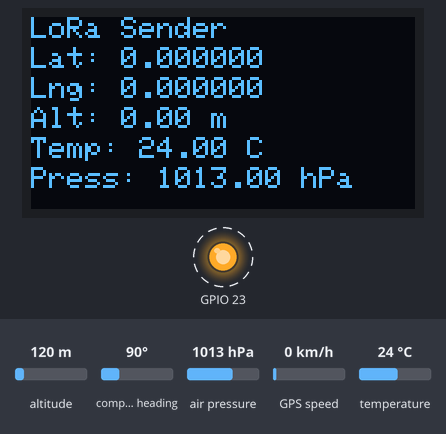
Simulated run of this program. Board: ESP32. Parts: 128×64 one-colour display, output pins drawn as LEDs (lit = HIGH). Dashed ring = blinking. Inputs (shaded band) come from the test bench; at power-on: altitude 120 m, air pressure 1013 hPa, temperature 24 °C, compass heading 90°, GPS speed 0 km/h. Storage starts empty; the GPS gets a fix after 3 s at 37.7749, -122.4194 with 8 satellites; no radio packets arrive unless stated; what the program prints to the serial monitor is not drawn.

Above: at 4.3 s.
4.4 s: altitude set to 20 m
At 6.2 s:
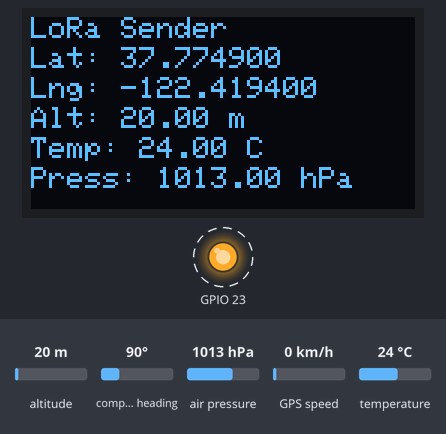
6.8 s: air pressure set to 952 hPa
At 8.2 s:
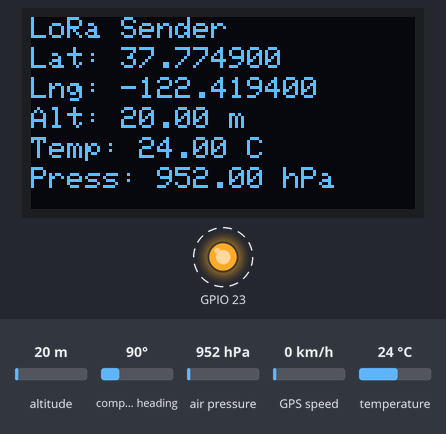
9.2 s: altitude set to 250 m
At 11.3 s:
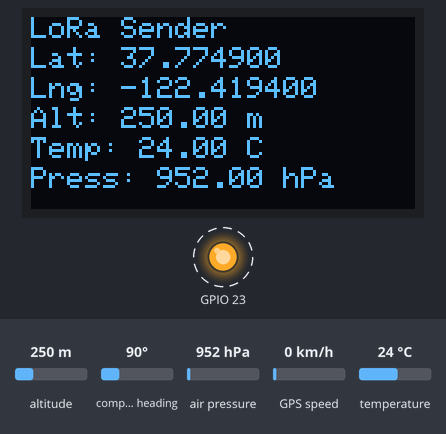
13.4 s: temperature set to 12 °C
At 14.7 s:
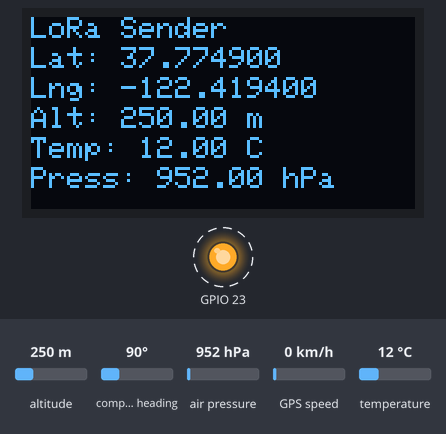
15.7 s: air pressure set to 975 hPa
At 18.1 s:
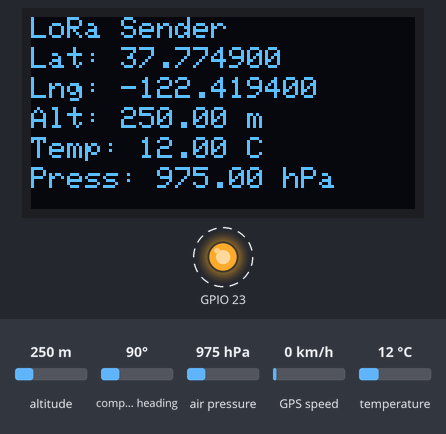
Timing chart, 0 to 19.2 s (numbered marks = the images above; inputs shaded):
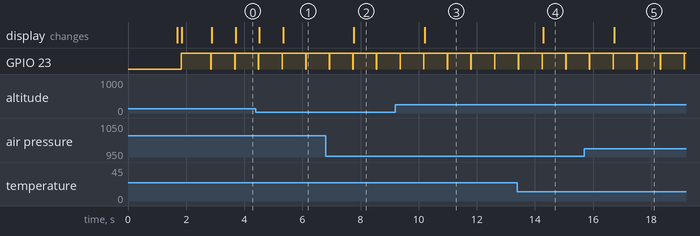

Measured:
- after the input at 4.4 s, the display: first differs from a run without the input after 0.94 s (image 1)
- after the input at 6.8 s, the display: changes after 0.97 s (image 2)
- after the input at 9.2 s, the display: changes after 1.0 s (image 3)
- after the input at 13.4 s, the display: changes after 0.88 s (image 4)
- after the input at 15.7 s, the display: changes after 1.0 s (image 5)
- by itself, GPIO 23: alternates HIGH for 0.80 s and LOW for 0.01 s

The program:

main.cpp
```cpp
// (licence header left out)
#include "config.hpp"

/**
 * @brief Setup function executed once at the start of the program.
 */
void setup() {
    // Initialize Serial communication for debugging
    Serial.begin(115200);
    while (!Serial); // Wait until Serial is ready
    Serial.println("Hardware Serial Began");

    // Initialize GPS module with specified baud rate
    gpsHandler.initialize(GPS_BAUD);

    // Initialize OLED display
    if (!oledHandler.begin()) {
        Serial.println("OLED initialization failed");
        while (1); // Halt execution if OLED fails
    }
    oledHandler.printText(OLEDHandler::row1, "Initializing...", 1);
    oledHandler.display();

    // Initialize BMP280 sensor
    bmpHandler.begin();
    oledHandler.printText(OLEDHandler::row2, "BMP280 Ready!", 1);
    oledHandler.display();

    // Start SPI communication and initialize the SD card
    Serial.println("LoRa Sender Test");
    Serial.println("Initializing SD card...");
    if (!sdHandler.initialize()) {
        Serial.println("SD card initialization failed!");
    } else {
        Serial.println("SD card initialized.");
        oledHandler.printText(OLEDHandler::row3, "SD Card OK!", 1);
        oledHandler.display();
        delay(1000);

        // Create a new file on the SD card
        if (sdHandler.createFile("/CS2425.TXT")) {
            Serial.println("CS2425.TXT created successfully.");
            oledHandler.printText(OLEDHandler::row4, "File Created!", 1);
            oledHandler.display();
        } else {
            Serial.println("Error creating CS2425.TXT.");
        }
    }

    // Initialize LoRa communication
    if (!loraHandler.initialize()) {
        Serial.println("LoRa initialization failed!");
    } else {
        Serial.println("LoRa initialized successfully!");
    }

    Serial.println("Setup done!");
}

/**
 * @brief Main program loop executed repeatedly after setup.
 */
void loop() {
    // Read data from the BMP280 sensor (temperature and pressure)
    BMP280Data data = bmpHandler.getData();

    // Variables for GPS data
    double latitude, longitude, altitude;
    int day, month, year, hour, minute, second;
    double speedKPH, course, pressure, temperature;
    uint32_t satellites;

    // Read pressure and temperature from BMP280
    pressure = data.pressure;
    temperature = data.temperature;

    // Read data from the GPS module
    gpsHandler.readGPS(latitude, longitude, day, month, year, hour, minute, second,
                        speedKPH, course, altitude, satellites);

    // Create a formatted string of data
    String dataString = Utils::createDataString(messageNumber, latitude, longitude, day, month, year,
                                                hour, minute, second, speedKPH, course, altitude,
                                                satellites, pressure, temperature);

    // Print the data string for debugging
    Serial.println(dataString);

    // Encode the data string using Reed-Solomon error correction
    Utils::encodeMessage(dataString, message, messageSize, encoded, sizeof(encoded), rs);

    // Print the encoded message for debugging
    // Serial.print("Encoded message (Reed-Solomon): ");
    // Serial.write(encoded, sizeof(encoded));
    // Serial.println();

    // Transmit the encoded message via LoRa
    loraHandler.sendPacketWithPrint(encoded, sizeof(encoded));
    Serial.println("Reed-Solomon Message Sent.");

    // Encode the data using Turbo Codes
    TurboCodec codec;
    std::string encodedMessage = codec.encode(dataString.c_str());

    // Print the Turbo Codes encoded message
    Serial.print("Turbo Codes Encoded Message: ");
    Serial.println(encodedMessage.c_str());

    // Convert the Turbo Codes message into a byte format for LoRa transmission
    std::vector<uint8_t> byteMessage;
    std::vector<uint8_t> bitVectorEncodedMessage;
    uint16_t bitLength;

    Utils::vectorToBits(encodedMessage, bitVectorEncodedMessage);
    Utils::bitsToBytes(bitVectorEncodedMessage, byteMessage, bitLength);

    // Print the byte array for verification
    // Serial.print("Byte Message: ");
    // for (uint8_t byte : byteMessage) {
    //     Serial.print(byte, BIN);
    //     Serial.print(" ");
    // }
    // Serial.println();

    // Send the byte-encoded message via LoRa
    // Serial.print("Sending message with Bit Length: ");
    // Serial.println(bitLength);

    loraHandler.sendPacketWithWrite(byteMessage, bitLength);
    // Serial.println("Turbo Codes Message Sent.");

    // Save the raw data string to the SD card
    if (!sdHandler.writeFile("/CS2425.TXT", dataString)) {
        Serial.println("Error writing to CS2425.TXT.");
    }

    // Update OLED display with the latest readings
    Utils::updateOLED(oledHandler, latitude, longitude, altitude, temperature, pressure);

    // Increment the message counter for the next loop
    messageNumber++;
}
```

BMP280Handler.cpp
```cpp
#include "BMP280Handler.hpp"
#include <Wire.h>       // I2C communication library
#include <Arduino.h>    // Core Arduino functionality

/**
 * @brief Constructor for BMP280Handler.
 *
 * Initializes the handler with the specified SDA and SCL pins,
 * and sets the I2C address for the BMP280 sensor.
 *
 * @param sdaPin The pin used for SDA communication.
 * @param sclPin The pin used for SCL communication.
 * @param i2cAddr The I2C address of the BMP280 sensor.
 */
BMP280Handler::BMP280Handler(uint8_t sdaPin, uint8_t sclPin, uint8_t i2cAddr)
    : sdaPin(sdaPin), sclPin(sclPin), i2cAddr(i2cAddr) {}

/**
 * @brief Initializes the BMP280 sensor.
 *
 * Sets up the I2C communication using the specified SDA and SCL pins.
 * If the BMP280 sensor fails to initialize, the program halts.
 */
void BMP280Handler::begin() {
    Wire.begin(sdaPin, sclPin); // Initialize I2C communication with specified pins
    if (!bmp.begin(i2cAddr)) {  // Attempt to initialize the BMP280 sensor
        Serial.println("BMP280 Initialization Failed"); // Log failure message
        while (1); // Halt execution if initialization fails
    }
    Serial.println("BMP280 Initialized"); // Log success message
}

/**
 * @brief Reads the temperature and pressure data from the BMP280 sensor.
 *
 * Retrieves the latest readings for temperature (in Celsius) and pressure (in hPa)
 * from the BMP280 sensor and stores them in a BMP280Data structure.
 *
 * @return A BMP280Data structure containing temperature and pressure readings.
 */
BMP280Data BMP280Handler::getData() {
    BMP280Data data; // Create a structure to hold the sensor data
    data.temperature = bmp.readTemperature(); // Read temperature in Celsius
    data.pressure = bmp.readPressure() / 100.0F; // Convert pressure from Pa to hPa
    return data; // Return the populated data structure
}
```

BMP280Handler.hpp
```cpp
#ifndef BMP280HANDLER_HPP
#define BMP280HANDLER_HPP

#include <Adafruit_Sensor.h>   // Core library for sensor functionality
#include <Adafruit_BMP280.h>  // Library for BMP280 sensor operations

/**
 * @brief A structure to hold temperature and pressure data read from the BMP280 sensor.
 */
struct BMP280Data {
    float temperature; // Temperature in Celsius
    float pressure;    // Pressure in hPa
};

/**
 * @brief A handler class for interacting with the BMP280 sensor.
 *
 * This class initializes the BMP280 sensor, retrieves data such as temperature and pressure,
 * and ensures proper communication using the I2C protocol.
 */
class BMP280Handler {
public:
    /**
     * @brief Constructor for the BMP280Handler.
     * @param sdaPin The pin used for SDA (data line) communication.
     * @param sclPin The pin used for SCL (clock line) communication.
     * @param i2cAddr The I2C address of the BMP280 sensor.
     */
    BMP280Handler(uint8_t sdaPin, uint8_t sclPin, uint8_t i2cAddr);

    /**
     * @brief Initializes the BMP280 sensor and I2C communication.
     */
    void begin();

    /**
     * @brief Reads the temperature and pressure data from the BMP280 sensor.
     * @return A BMP280Data structure containing the latest temperature and pressure readings.
     */
    BMP280Data getData();

private:
    Adafruit_BMP280 bmp; // Instance of the BMP280 library for sensor interactions
    uint8_t sdaPin;      // Pin for the Serial Data Line (SDA)
    uint8_t sclPin;      // Pin for the Serial Clock Line (SCL)
    uint8_t i2cAddr;     // I2C address of the BMP280 sensor
};

#endif // BMP280HANDLER_HPP
```

GPSHandler.cpp
```cpp
#include "GPSHandler.hpp"

/**
 * @brief Constructor for GPSHandler.
 *
 * Initializes the software serial interface with the specified RX and TX pins.
 *
 * @param rxPin The pin connected to the GPS module's TX pin.
 * @param txPin The pin connected to the GPS module's RX pin.
 * @param baudRate The baud rate for GPS communication.
 */
GPSHandler::GPSHandler(uint8_t rxPin, uint8_t txPin, uint32_t baudRate)
    : gpsSerial(rxPin, txPin) {}

/**
 * @brief Sends a UBX configuration message to the GPS module.
 *
 * UBX messages allow precise control over the GPS module's settings.
 * This function also prints the response received from the GPS module for debugging.
 *
 * @param msg Pointer to the UBX message array.
 * @param len Length of the UBX message array.
 */
void GPSHandler::sendUBX(byte* msg, uint8_t len) {
    for (uint8_t i = 0; i < len; i++) {
        gpsSerial.write(msg[i]); // Send each byte of the message
    }

    delay(500); // Allow time for the GPS module to process the message

    Serial.print("UBX Response: ");
    unsigned long start = millis();
    while (millis() - start < 1000) { // Wait up to 1 second for a response
        if (gpsSerial.available()) {
            byte response = gpsSerial.read(); // Read the response byte
            Serial.print("0x");
            if (response < 0x10) Serial.print("0"); // Add leading zero for single hex digits
            Serial.print(response, HEX);
            Serial.print(" ");
        }
    }
    Serial.println(); // End of response output
}

/**
 * @brief Processes incoming GPS data for a specified duration.
 *
 * This function continuously reads and parses GPS data from the serial interface.
 *
 * @param ms Duration to wait for GPS data in milliseconds.
 * @param serial Reference to the software serial interface.
 * @param gps Reference to the TinyGPSPlus instance for parsing data.
 */
void GPSHandler::smartDelay(unsigned long ms, SoftwareSerial& serial, TinyGPSPlus& gps) {
    unsigned long start = millis();
    do {
        while (serial.available()) {
            gps.encode(serial.read()); // Pass each received byte to the GPS parser
        }
    } while (millis() - start < ms);
}

/**
 * @brief Initializes the GPS module.
 *
 * Sets up the serial communication and sends configuration commands to adjust settings such as the update rate.
 *
 * @param baudRate The baud rate for GPS communication.
 */
void GPSHandler::initialize(uint32_t baudRate) {
    Serial.println("Initializing GPS...");

    gpsSerial.begin(baudRate); // Start the GPS serial communication
    delay(200); // Allow the GPS module time to initialize

    if (!gpsSerial.available()) {
        Serial.println("GPS Serial Not Available"); // Log if GPS serial is unresponsive
    } else {
        Serial.println("GPS Serial Available"); // Log successful GPS communication
    }

    // Set GPS update rate to 2 Hz
    Serial.println("Setting GPS update rate to 2Hz...");
    sendUBX((byte*)setRateTo2Hz, sizeof(setRateTo2Hz));

    Serial.println("GPS Initialized.");
}

/**
 * @brief Reads and parses GPS data.
 *
 * Extracts location, time, speed, altitude, and satellite information from the GPS module.
 *
 * @param latitude Reference to store the latitude.
 * @param longitude Reference to store the longitude.
 * @param day Reference to store the day of the date.
 * @param month Reference to store the month of the date.
 * @param year Reference to store the year of the date.
 * @param hour Reference to store the hour.
 * @param minute Reference to store the minute.
 * @param second Reference to store the second.
 * @param speedKPH Reference to store the speed in km/h.
 * @param course Reference to store the course in degrees.
 * @param altitude Reference to store the altitude in meters.
 * @param satellites Reference to store the number of satellites in view.
 */
void GPSHandler::readGPS(double& latitude, double& longitude, int& day, int& month, int& year,
                         int& hour, int& minute, int& second, double& speedKPH, double& course,
                         double& altitude, uint32_t& satellites) {
    // Process incoming GPS data for 500 milliseconds
    smartDelay(500, gpsSerial, gps);

    // Retrieve data parsed by TinyGPSPlus
    latitude = gps.location.lat();
    longitude = gps.location.lng();
    day = gps.date.day();
    month = gps.date.month();
    year = gps.date.year();
    hour = gps.time.hour();
    minute = gps.time.minute();
    second = gps.time.second();
    speedKPH = gps.speed.kmph();
    course = gps.course.deg();
    altitude = gps.altitude.meters();
    satellites = gps.satellites.value();
}
```

GPSHandler.hpp
```cpp
#ifndef GPSHANDLER_HPP
#define GPSHANDLER_HPP

#include <Arduino.h>          // Core Arduino functionality
#include <SoftwareSerial.h>   // Library for serial communication on arbitrary pins
#include <TinyGPSPlus.h>      // Library for parsing GPS NMEA data

/**
 * @brief A handler class for interacting with a GPS module.
 *
 * This class provides functionality to initialize the GPS module,
 * configure its settings, and retrieve GPS data such as location, time, speed, and altitude.
 */
class GPSHandler {
private:
    SoftwareSerial gpsSerial;  // Software serial for communicating with the GPS module
    TinyGPSPlus gps;           // TinyGPSPlus instance for parsing GPS data

    /**
     * @brief Sends a UBX message to the GPS module.
     *
     * UBX messages are used to configure the GPS module with specific settings.
     *
     * @param msg Pointer to the UBX message array.
     * @param len Length of the UBX message array.
     */
    void sendUBX(byte* msg, uint8_t len);

    /**
     * @brief Waits for GPS data for a specified duration while processing incoming data.
     *
     * @param ms The duration to wait for incoming GPS data in milliseconds.
     * @param serial Reference to the software serial interface.
     * @param gps Reference to the TinyGPSPlus instance for data parsing.
     */
    static void smartDelay(unsigned long ms, SoftwareSerial& serial, TinyGPSPlus& gps);

    // Predefined UBX message to set the GPS update rate to 2 Hz
    const byte setRateTo2Hz[14] = {0xB5, 0x62, 0x06, 0x08, 0x06, 0x00, 0xF4, 0x01, 0x01, 0x00, 0x01, 0x00, 0x24, 0x1D};

public:
    /**
     * @brief Constructor for GPSHandler.
     *
     * Initializes the handler with specified RX, TX pins and baud rate for communication.
     *
     * @param rxPin The pin connected to the GPS module's TX pin.
     * @param txPin The pin connected to the GPS module's RX pin.
     * @param baudRate The baud rate for GPS communication.
     */
    GPSHandler(uint8_t rxPin, uint8_t txPin, uint32_t baudRate);

    /**
     * @brief Initializes the GPS module and configures its settings.
     *
     * This function sets the GPS update rate and ensures the serial interface is operational.
     *
     * @param baudRate The baud rate for GPS communication.
     */
    void initialize(uint32_t baudRate);

    /**
     * @brief Reads data from the GPS module.
     *
     * Retrieves GPS location, time, speed, altitude, and satellite count.
     *
     * @param latitude Reference to store the latitude.
     * @param longitude Reference to store the longitude.
     * @param day Reference to store the day of the date.
     * @param month Reference to store the month of the date.
     * @param year Reference to store the year of the date.
     * @param hour Reference to store the hour.
     * @param minute Reference to store the minute.
     * @param second Reference to store the second.
     * @param speedKPH Reference to store the speed in km/h.
     * @param course Reference to store the course in degrees.
     * @param altitude Reference to store the altitude in meters.
     * @param satellites Reference to store the number of satellites in view.
     */
    void readGPS(double& latitude, double& longitude, int& day, int& month, int& year,
                 int& hour, int& minute, int& second, double& speedKPH, double& course,
                 double& altitude, uint32_t& satellites);
};

#endif // GPSHANDLER_HPP
```

config.cpp
```cpp
#include "config.hpp"

// *** Global Instances of Handlers ***

// Instance of BMP280Handler to manage the BMP280 sensor
BMP280Handler bmpHandler(BMP_SDA, BMP_SCL, BMP_ADDR);

// Instance of GPSHandler to manage the GPS module
GPSHandler gpsHandler(GPS_RX, GPS_TX, GPS_BAUD);

// Instantiate LoRa handler with updated frequency, SF7, 250 kHz bandwidth, and coding rate 4/5
LoRaHandler loraHandler(LORA_CS, LORA_RST, LORA_DIO0, LORA_BAND, LORA_SF, LORA_SW, LORA_BW, LORA_CR);

// Instance of OLEDHandler to manage the OLED display
OLEDHandler oledHandler(OLED_SDA, OLED_SCL, OLED_RST, OLED_ADDR, SCREEN_WIDTH, SCREEN_HEIGHT);

// Instance of SDHandler to manage the SD card
SDHandler sdHandler(SD_CS, SD_MOSI, SD_MISO, SD_CLK);

// *** Buffers for Encoding and Message Storage ***

// Message buffer used to store raw data before encoding
char message[messageSize];

// Encoded message buffer to store the output of Reed-Solomon encoding
char encoded[messageSize + ECC_LENGTH];

// Reed-Solomon encoder instance with specified message size and error correction length
RS::ReedSolomon<messageSize, ECC_LENGTH> rs;

// *** Global Variables ***

// Counter to keep track of the number of messages sent
int messageNumber = 0;
```

Source omitted: LoRaHandler.cpp (4180 bytes), LoRaHandler.hpp (3394 bytes), OLEDHandler.cpp (2260 bytes), OLEDHandler.hpp (2479 bytes), SDHandler.cpp (2768 bytes), SDHandler.hpp (2279 bytes), Utils.cpp (5265 bytes), Utils.hpp (3911 bytes), config.hpp (3435 bytes)
